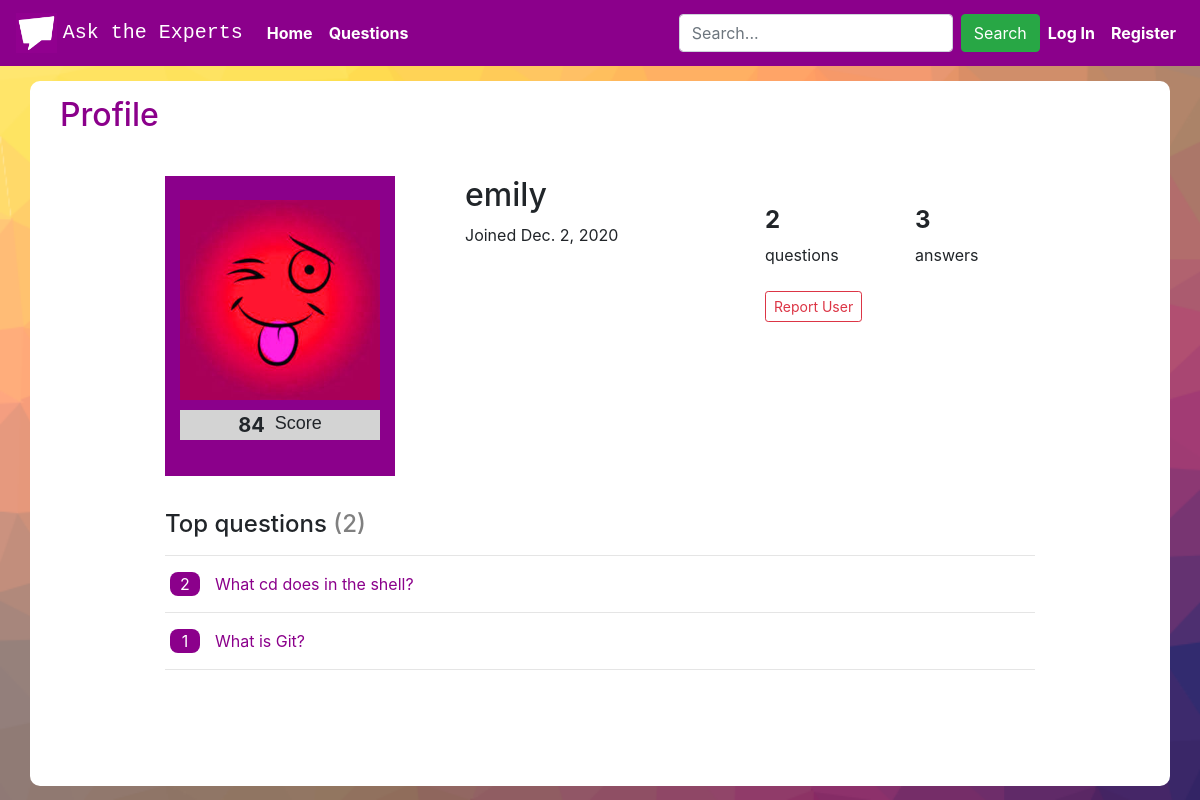
The app's page /profile/5/emily, older data.
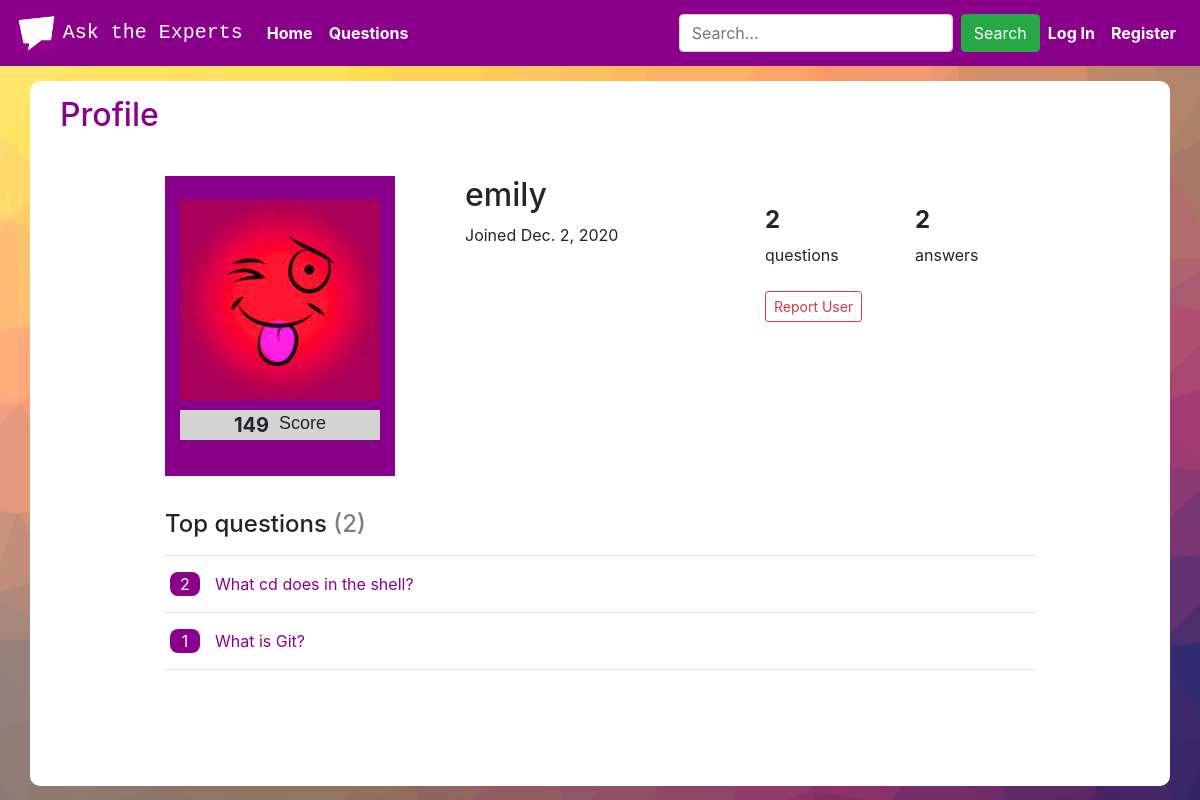
The same page, newer data.
### asktheexperts/models.py (models this page shows, shortened)
class User(AbstractUser):
    photo = models.ImageField(upload_to='images/', default="images/default_image.jpg")
    upvote_question = models.ManyToManyField("Question", symmetrical=False, related_name="question_upvoted")
    upvote_answer = models.ManyToManyField("Answer", symmetrical=False, related_name="answer_upvoted")
    downvote_question = models.ManyToManyField("Question", symmetrical=False, related_name="question_downvoted")
    downvote_answer = models.ManyToManyField("Answer", symmetrical=False, related_name="answer_downvoted")
    score = models.IntegerField(default=1)
    joined = models.DateField(auto_now_add=True)

### asktheexperts/views.py (the view)
# urls.py: path("profile/<int:user_id>/<str:username>", views.profile, name="profile"),
def profile(request, user_id, username):
    user_profile = User.objects.get(id=user_id)
    questions = Question.objects.filter(user_id=user_profile.id).order_by("-votes")[:10]
    return render(request, "asktheexperts/profile.html", {
        "user_profile": user_profile,
        "questions": questions
    })

### asktheexperts/templates/asktheexperts/profile.html (shortened to what this page needs)
{% extends "asktheexperts/layout.html" %}
{% load static %}
{% block body %}
    <div id="profile-view" class="container questions white-div">
        <div class="container top-header">
            <h2 class="darkmagenta">Profile</h2>
        </div>
        <br>
        <div class="container count-buttons-div">
            <div class="row questions-count">
                <div class="col">
                    <div id="photo-box" class="col">
                        <br>
                        <img src="{{ user_profile.photo.url }}" height="200px" width="200px">
                        <br>
                        <div class="col">
                            <div id="score-box" class="row justify-content-center">
                                <span id="user-score">{{ user_profile.score }}</span>
                                <span id="score-tag">Score</span>
                            </div>
                        </div>
                    </div>
                </div>
                <div class="col">
                    <h2>
                        {{ user_profile.username }}
                    </h2>
                    Joined {{ user_profile.joined }}
                </div>
                <div class="col">
                    <div id="profile-info-div" class="row">
                        <div class="col">
                            <h4><strong>{{ user_profile.questioned.count}}</strong></h4> {% if user_profile.questioned.count == 1 %} question{% else %} questions{% endif %}
                        </div>
                        <div class="col">
                            <h4><strong>{{ user_profile.answered_user.count }}</strong></h4> {% if user_profile.answered_user.count == 1 %} answer{% else %} answers{% endif %}
                        </div>
                    </div>
                    <br>
                    {% if not request.user == user_profile %}
                    <button class="btn btn-sm btn-outline-danger" id="report">Report User</button>
                    {% endif %}
                </div>
            </div>
            <br>
            <h4>Top questions <span id="profile-question-count">({{ questions.count }})</span></h4>
            <hr>
            {% for question in questions %}
                <div class="row margin-5">
                    <div class="col" id="profile-questions-div">
                        <div class="row justify-content-center">{{ question.answered_question.count }}</div>
                    </div>
                    <div class="col">
                        <a class="no-decoration" href="{% url 'question' question.id %}"><span class="darkmagenta">{{ question.title }}</span></a>
                    </div>
                </div>
                <hr>
            {% endfor %}
        </div>
    </div>
{% endblock %}

Row changes from the older to the newer data that the page shows:
changed User "emily": score "84" → "149"; answered_user.count "3" → "2"
